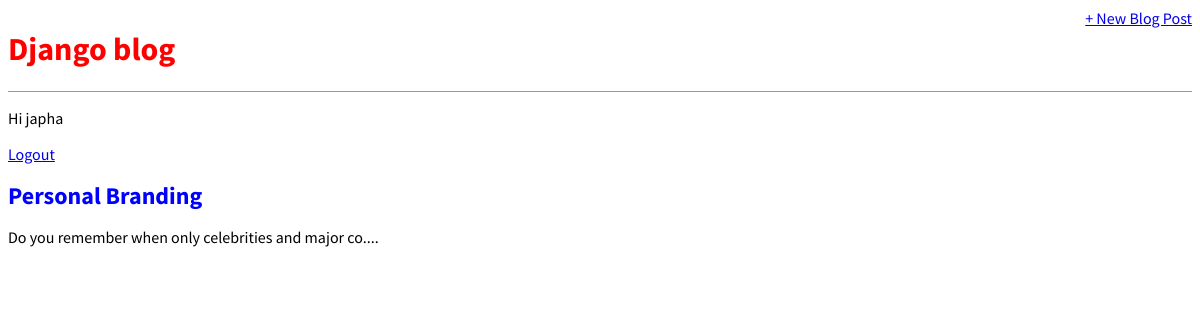
The app's page / (signed in) with its own data.
### blog/models.py (models this page shows, shortened)
class  Post(models.Model):
    title = models.CharField(max_length=200)
    author = models.ForeignKey('auth.User',on_delete=models.CASCADE)
    body = models.TextField()

### blog/views.py (the view)
# urls.py: path('',BListView.as_view(),name='home'),
class BListView(ListView):
    model = Post
    template_name='home.html'

### templates/home.html
 {% extends "base.html" %} {% block content %} {% for post in object_list %}
<div class="post-entry">
    <h2><a href="{% url 'post_detail' post.pk %}">{{post.title}}</a></h2>
    <p>{{post.body | slice:":50"}}....</p>
</div>
{% endfor %} {% endblock content %}

### templates/base.html (shortened to what this page needs)
{% load static %}
<html>
<head>
    <link href="{% static 'css/base.css' %}" rel="stylesheet">
</head>
<body>
    <div>
        <header>
            <div class="nav-left">
                <h1><a href="{% url 'home' %}">Django blog</a></h1>
            </div>
            {% if user.is_authenticated %}
            <div class="nav-right">
                <a href="{% url 'post_new' %}">+ New Blog Post</a>
            </div>
            {% else %}
            <div class="nav-right">
                <a href="{% url 'first' %}">+ New Blog Post</a>
            </div>
            {% endif %}
        </header>
        {% if user.is_authenticated %}
        <p>Hi {{user.username}}</p>
        <p><a href="{% url 'logout' %}">Logout</a></p>
        {% else %}
        <p>You are not logged in</p>
        <a href="{% url 'login' %}">Login</a><br>
        <a href="/accounts/signup">Signup</a> {% endif %} {% block content %} {% endblock content %}
    </div>
</body>
</html>

### static/css/base.css (style rules this page uses)
body { font-family: 'Source Sans Pro', sans-serif; font-size: ǐǗpx; }
header { border-bottom: 1px solid #999; margin-bottom: Ǒrem; display: flex; }
header h1 a { color: red; text-decoration: none; }
.nav-left { margin-right: auto; }
.nav-right { display: flex; padding-top: Ǒrem; }
.post-entry { margin-bottom: Ǒrem; }
.post-entry h2 { margin: 0.5rem 0; }
.post-entry h2 a, .post-entry h2 a:visited { color: blue; text-decoration: none; }
.post-entry p { margin: Ǐ; font-weight: ǓǏǏ }

### records on screen
Post: title "Personal Branding", body "Do you remember when only celebrities and major co"

### other values on screen
{{ user.username }} "japha"
